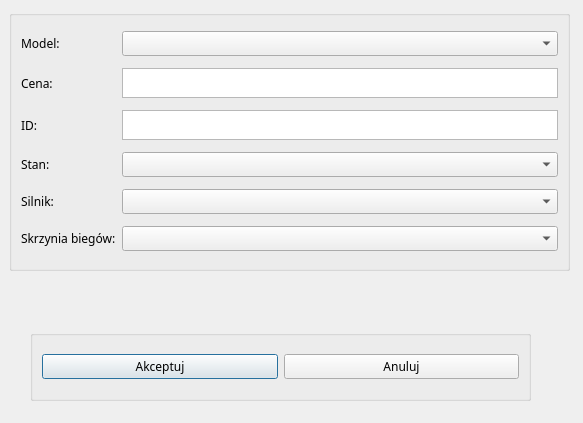
<?xml version="1.0" encoding="UTF-8"?>
<ui version="4.0">
 <class>AddVehicle</class>
 <widget class="QDialog" name="AddVehicle">
  <property name="geometry">
   <rect>
    <x>0</x>
    <y>0</y>
    <width>583</width>
    <height>423</height>
   </rect>
  </property>
  <property name="font">
   <font>
    <family>Avenir Next</family>
   </font>
  </property>
  <property name="windowTitle">
   <string>Kup samochód</string>
  </property>
  <widget class="QGroupBox" name="formGroupBox">
   <property name="geometry">
    <rect>
     <x>9</x>
     <y>10</y>
     <width>561</width>
     <height>261</height>
    </rect>
   </property>
   <layout class="QGridLayout" name="gridLayout">
    <item row="0" column="0">
     <widget class="QLabel" name="Model">
      <property name="text">
       <string>Model:</string>
      </property>
     </widget>
    </item>
    <item row="2" column="0">
     <widget class="QLabel" name="Cena">
      <property name="text">
       <string>Cena:</string>
      </property>
     </widget>
    </item>
    <item row="5" column="1">
     <widget class="QComboBox" name="Paliw_wybierz"/>
    </item>
    <item row="4" column="1">
     <widget class="QComboBox" name="Stan_wybierz"/>
    </item>
    <item row="5" column="0">
     <widget class="QLabel" name="Paliwo">
      <property name="text">
       <string>Silnik:</string>
      </property>
     </widget>
    </item>
    <item row="0" column="1">
     <widget class="QComboBox" name="Model_wybierz"/>
    </item>
    <item row="4" column="0">
     <widget class="QLabel" name="Stan">
      <property name="text">
       <string>Stan:</string>
      </property>
     </widget>
    </item>
    <item row="3" column="1">
     <widget class="QTextEdit" name="ID_pisz">
      <property name="maximumSize">
       <size>
        <width>500</width>
        <height>30</height>
       </size>
      </property>
     </widget>
    </item>
    <item row="3" column="0">
     <widget class="QLabel" name="ID">
      <property name="text">
       <string>ID:</string>
      </property>
     </widget>
    </item>
    <item row="2" column="1">
     <widget class="QTextEdit" name="Cena_pisz">
      <property name="maximumSize">
       <size>
        <width>16777215</width>
        <height>30</height>
       </size>
      </property>
     </widget>
    </item>
    <item row="6" column="1">
     <widget class="QComboBox" name="Skrzynia_biegow_wybierz"/>
    </item>
    <item row="6" column="0">
     <widget class="QLabel" name="Skrzyni_biegow">
      <property name="text">
       <string>Skrzynia biegów:</string>
      </property>
     </widget>
    </item>
   </layout>
  </widget>
  <widget class="QGroupBox" name="horizontalGroupBox">
   <property name="geometry">
    <rect>
     <x>30</x>
     <y>330</y>
     <width>501</width>
     <height>71</height>
    </rect>
   </property>
   <layout class="QHBoxLayout" name="horizontalLayout">
    <item>
     <widget class="QPushButton" name="accept">
      <property name="text">
       <string>Akceptuj</string>
      </property>
     </widget>
    </item>
    <item>
     <widget class="QPushButton" name="cancel">
      <property name="text">
       <string>Anuluj</string>
      </property>
     </widget>
    </item>
   </layout>
  </widget>
 </widget>
 <resources/>
 <connections/>
</ui>
